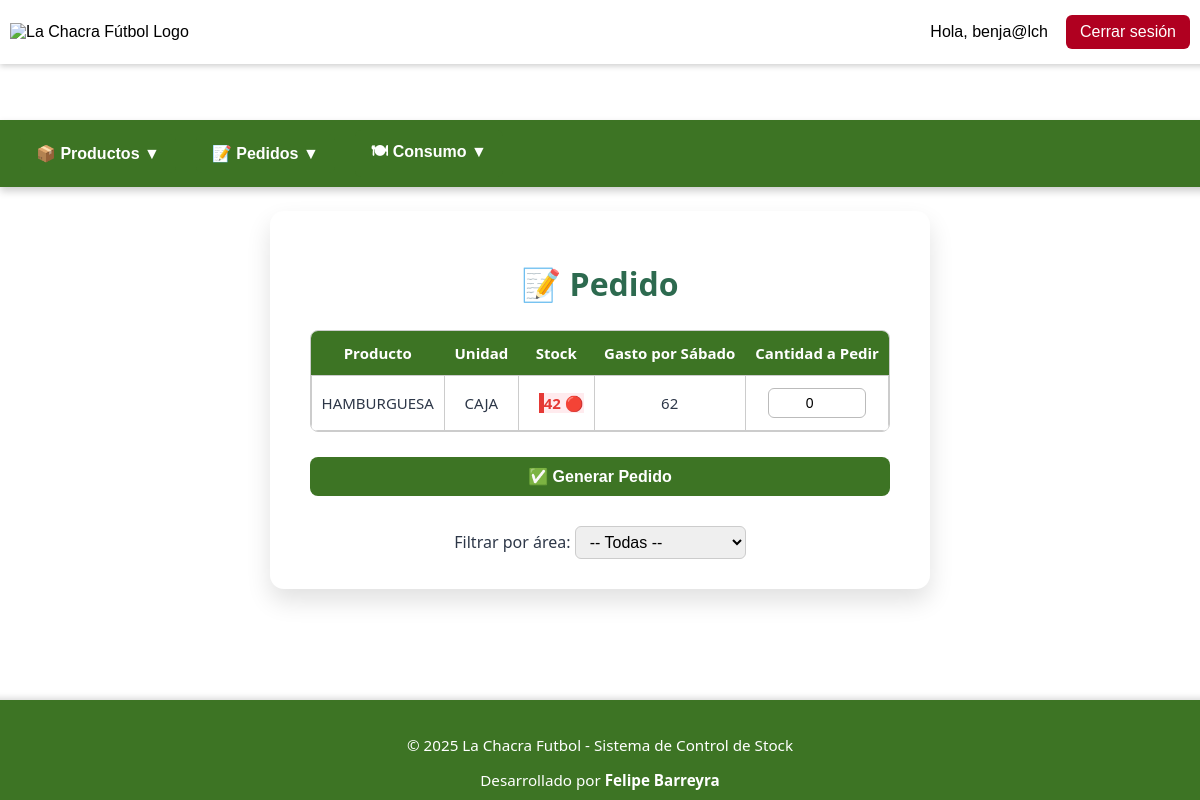
Screenshot of /index.php?seccion=formulario_pedido_manual (signed in) with the database file from the repository.
### tables this page shows
CREATE TABLE `productos` (
  `id` int(11) NOT NULL,
  `nombre` varchar(100) DEFAULT NULL,
  `unidad_medida` varchar(50) DEFAULT NULL,
  `cantidad_actual` decimal(10,2) DEFAULT NULL,
  `gasto_x_sabado` decimal(10,2) DEFAULT NULL,
  `fecha_ingreso` date NOT NULL DEFAULT current_timestamp(),
  `id_area` int(11) DEFAULT NULL
);

### controllers/controllerpedido.php (called while the page is built, shortened)
<?php
require_once __DIR__ . '/../models/modelproducto.php';
require_once __DIR__ . '/../models/modelpedido.php';
class PedidoController {
    public function formularioManual() {
        global $pdo;
        $productoModel = new Producto($pdo);
        $id_area = $_GET['id_area'] ?? null;
        if ($id_area) {
            $productos = $productoModel->obtenerProductosPorArea($id_area);
            $areaSeleccionada = $productoModel->obtenerNombreArea($id_area);
        } else {
            $productos = $productoModel->obtenerStockPorArea();
        }
        include __DIR__ . '/../views/pedido/generarpedido.php';
    }
}

### models/modelproducto.php (called while the page is built, shortened)
<?php
class Producto {
    private $pdo;
    public function __construct($pdo) {
        $this->pdo = $pdo;
    }
    public function obtenerStockPorArea() {
        $sql = "SELECT p.*, a.nombre AS nombre_area, a.id AS id_area
                FROM productos p
                JOIN areas a ON p.id_area = a.id
                ORDER BY a.nombre, p.nombre";
        $stmt = $this->pdo->query($sql);
        return $stmt->fetchAll();
    }
}

### views/pedido/generarpedido.php (the view, shortened to what this page needs)
<!DOCTYPE html>
<html lang="es">
<head>
    <link rel="stylesheet" href="css/styles.css">
</head>
<body>
<?php
function mostrarDecimalLimpio($num) {
    return rtrim(rtrim(number_format($num, 2, '.', ''), '0'), '.');
}
?>
<div class="pedido-form-container">
    <h1>📝 Pedido <?= $areaSeleccionada ? "– Área: $areaSeleccionada" : "" ?></h1>
    <form action="index.php?seccion=guardar_pedido_manual" method="POST" class="pedido-form">
        <div class="pedido-scroll">
            <table class="pedido">
                <thead>
                    <tr>
                        <th class="pedido">Producto</th>
                        <th class="pedido">Unidad</th>
                        <th class="pedido">Stock</th>
                        <th class="pedido">Gasto por Sábado</th>
                        <th class="pedido">Cantidad a Pedir</th>
                    </tr>
                </thead>
                <tbody>
                    <?php foreach ($productos as $p): ?>
                        <tr class="pedido">
                            <td class="pedido"><?= htmlspecialchars($p['nombre']) ?></td>
                            <td class="pedido"><?= htmlspecialchars($p['unidad_medida']) ?></td>
                            <td class="pedido">
                                <?php if ($p['cantidad_actual'] < $p['gasto_x_sabado']): ?>
                                    <span class="stock-alerta tooltip">
                                        <?= mostrarDecimalLimpio($p['cantidad_actual']) ?> 🔴
                                    </span>
                                <?php endif; ?>
                            </td>
                            <td class="pedido"><?= mostrarDecimalLimpio($p['gasto_x_sabado']) ?></td>
                            <td class="pedido">
                                <input type="number" name="productos[<?= $p['id'] ?>]" min="0" value="0" class="pedido-cantidad">
                            </td>
                        </tr>
                    <?php endforeach; ?>
                </tbody>
            </table>
        </div>
        <div class="form-footer">
            <button type="submit" class="pedido-submit">✅ Generar Pedido</button>
        </div>
    </form>
    <form method="GET" action="" class="pedido-filtro">
        <label for="id_area">Filtrar por área:</label>
        <select name="id_area" id="id_area" onchange="this.form.submit()">
            <option value="">-- Todas --</option>
        </select>
    </form>
</div>
</body>
</html>

### css/styles.css (style rules this page uses)
body { font-family: Arial, sans-serif; background-color: #fff; margin: 0; display: flex; justify-content: center; align-items: center; height: 100vh; }
button { width: 100%; padding: 12px; background-color: #337913; border: none; color: white; font-size: 16px; border-radius: 6px; cursor: pointer; }
.stock-alerta { color: #c62828; font-weight: bold; background-color: #ffebee; border-left: 5px solid #e53935; position: relative; animation: shake 0.3s ease-in-out 2; cursor: help; margin-left: 10px; }
.tooltip { position: relative; }
.pedido-form-container { max-width: 900px; margin: 40px auto; padding: 30px 40px; background-color: #ffffff; border-radius: 14px; box-shadow: 0 12px 24px rgba(0, 0, 0, 0.12); font-family: 'Segoe UI', sans-serif; color: #2d3748; }
.pedido-scroll { max-height: 400px; max-width: 100%; overflow-y: auto; overflow-x: auto; margin-top: 15px; border-radius: 8px; border: 1px solid #ccc; }
.pedido-form-container h1 { text-align: center; color: #2d6a4f; margin-bottom: 25px; font-size: 2rem; }
.pedido-form { margin-bottom: 30px; }
table.pedido { width: 100%; border-collapse: collapse; border-spacing: 0 8px; background-color: #f8f9fa; }
th.pedido, td.pedido { padding: 12px 10px; border: 1px solid #ccc; font-size: 15px; text-align: center; background-color: #ffffff; }
th.pedido { background-color: #3d7424; color: #fff; border: none; }
input.pedido-cantidad { width: 80px; padding: 6px 8px; text-align: center; border: 1px solid #bbb; border-radius: 6px; font-size: 14px; transition: border-color 0.3s ease, box-shadow 0.3s ease; }
button.pedido-submit { margin-top: 25px; background-color: #3d7424; color: white; padding: 10px 28px; border: none; border-radius: 8px; font-size: 16px; font-weight: bold; cursor: pointer; display: block; margin-left: auto; margin-right: auto; transition: background-color 0.3s, transform 0.2s; }
.pedido-filtro { text-align: center; margin-top: 20px; }
.pedido-filtro select { padding: 6px 10px; font-size: 1rem; border-radius: 6px; border: 1px solid #ccc; transition: border-color 0.3s ease; }
.tooltip { position: relative; cursor: help; display: inline-block; }
.stock-alerta { color: #e53935; font-weight: 700; }
.pedido-submit { margin-top: 20px; display: block; margin-left: auto; margin-right: auto; background-color: #3d7424; color: #fff; padding: 10px 24px; border-radius: 8px; font-size: 16px; cursor: pointer; }

### rows the page displays
productos: nombre "HAMBURGUESA", unidad_medida "CAJA", cantidad_actual "42", gasto_x_sabado "62"

### other values shown
$_SESSION['usuario'] "benja@lch"
